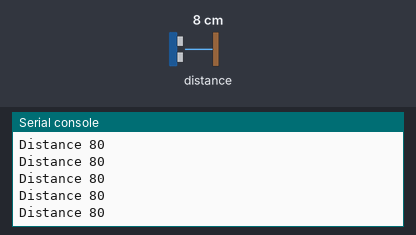
This program was run on a simulated ESP32 board running MicroPython. On the bench: the last lines printed to the serial console. The test bench sets the inputs (shaded band); at power-on: distance to the obstacle 8 cm.

Above: at 1.2 s.
1.3 s: distance to the obstacle set to 2 cm
At 2.0 s:
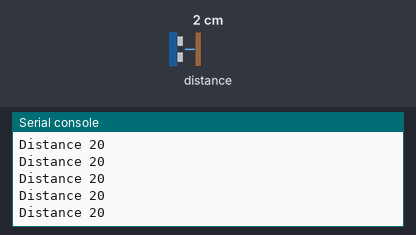
2.8 s: distance to the obstacle set to 4 cm
At 3.8 s:
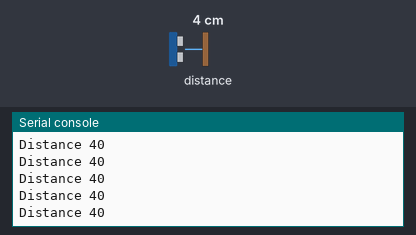
Timing chart, 0 to 5.8 s (numbered marks = the images above; inputs shaded):
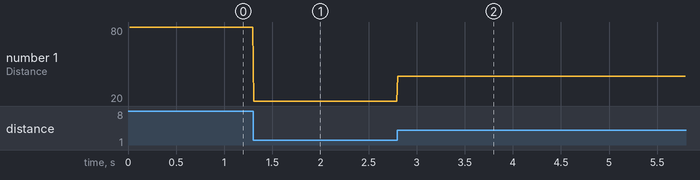

The program:

6180-test-1.py
```python
'''
entfernungssensor vl6180x an eps32c3 in python mit library
by de-coder@mail.de

pins
vin - 3v
grd - ground
sda - gpio 6
sdl - gpio 7

'''

import machine
from machine import I2C
from vl6180x import Sensor
from machine import Pin

i2c = machine.I2C(scl=machine.Pin(7), sda=machine.Pin(6))
sensor=Sensor(i2c)

while 1:
    x=sensor.range()
    print ('Distance', str(x)) #0-255
```

vl6180x.py
```python
import ustruct
import struct
import time
from machine import I2C

# i2c = I2C(0, I2C.MASTER, baudrate=100000, pins=('P8', 'P9'))

class Sensor:
    def __init__(self, i2c, address=0x29):
        self.i2c = i2c
        self._address = address
        self.default_settings()
        self.init()

    def myWrite16(self, register, regValue):
        """ write a byte to specified 16 bit register """
        return self.i2c.writeto_mem(self._address, register, bytearray([regValue]), addrsize=16), 'big'

    def myRead16(self, register):
        """read 1 bit from 16 byte register"""
        # i2c.readfrom_mem(0x29, 0x0016, 1, addrsize=16)
        value = int.from_bytes(
            self.i2c.readfrom_mem(self._address, register, 1, addrsize=16),
            'big'
        )
        return value & 0xFFFF

    def init(self):
        if self.myRead16(0x0016) != 1:
            raise RuntimeError("Failure reset")

        # Recommended setup from the datasheet

        self.myWrite16(0x0207, 0x01)
        self.myWrite16(0x0208, 0x01)
        self.myWrite16(0x0096, 0x00)
        self.myWrite16(0x0097, 0xfd)
        self.myWrite16(0x00e3, 0x00)
        self.myWrite16(0x00e4, 0x04)
        self.myWrite16(0x00e5, 0x02)
        self.myWrite16(0x00e6, 0x01)
        self.myWrite16(0x00e7, 0x03)
        self.myWrite16(0x00f5, 0x02)
        self.myWrite16(0x00d9, 0x05)
        self.myWrite16(0x00db, 0xce)
        self.myWrite16(0x00dc, 0x03)
        self.myWrite16(0x00dd, 0xf8)
        self.myWrite16(0x009f, 0x00)
        self.myWrite16(0x00a3, 0x3c)
        self.myWrite16(0x00b7, 0x00)
        self.myWrite16(0x00bb, 0x3c)
        self.myWrite16(0x00b2, 0x09)
        self.myWrite16(0x00ca, 0x09)
        self.myWrite16(0x0198, 0x01)
        self.myWrite16(0x01b0, 0x17)
        self.myWrite16(0x01ad, 0x00)
        self.myWrite16(0x00ff, 0x05)
        self.myWrite16(0x0100, 0x05)
        self.myWrite16(0x0199, 0x05)
        self.myWrite16(0x01a6, 0x1b)
        self.myWrite16(0x01ac, 0x3e)
        self.myWrite16(0x01a7, 0x1f)
        self.myWrite16(0x0030, 0x00)

#  writeReg System__Fresh_OUT_OF_Reset
        # self.myWrite16(0x0016, 0x00),

    def default_settings(self):
        # Enables polling for ‘New Sample ready’ when measurement completes
        self.myWrite16(0x0011, 0x10)
        self.myWrite16(0x010A, 0x30)  # Set Avg sample period
        self.myWrite16(0x003f, 0x46)  # Set the ALS gain
        self.myWrite16(0x0031, 0xFF)  # Set auto calibration period
        # (Max = 255)/(OFF = 0)
        self.myWrite16(0x0040, 0x63)  # Set ALS integration time to 100ms
        # perform a single temperature calibration
        self.myWrite16(0x002E, 0x01)

        # Optional settings from datasheet
        self.myWrite16(0x001B, 0x09)  # Set default ranging inter-measurement
        # period to 100ms
        self.myWrite16(0x003E, 0x0A)  # Set default ALS inter-measurement
        # period to 100ms
        self.myWrite16(0x0014, 0x24)  # Configures interrupt on ‘New Sample
        # Ready threshold event’

        # Additional settings defaults from community
        self.myWrite16(0x001C, 0x32)  # Max convergence time
        self.myWrite16(0x002D, 0x10 | 0x01)  # Range check enables
        self.myWrite16(0x0022, 0x7B)  # Eraly coinvergence estimate
        self.myWrite16(0x0120, 0x01)  # Firmware result scaler

    def identify(self):
        """Retrieve identification information of the sensor."""
        return {
            'model': self.myRead16(0x0000),
            'revision': (self.myRead16(0x0001), self.myRead16(0x0002)),
            'module_revision': (self.myRead16(0x0003),
                                self.myRead16(0x0004)),
            'date': self.myRead16(0x006),
            'time': self.myRead16(0x008),
        }

    def address(self, address=None):
        """Change the I2C address of the sensor."""
        if address is None:
            return self._address
        if not 8 <= address <= 127:
            raise ValueError("Wrong address")
        self._set_reg8(0x0212, address)
        self._address = address

    def range(self):
        """Measure the distance in millimeters. Takes 0.01s."""
        self.myWrite16(0x0018, 0x01)  # Sysrange start
        time.sleep(0.01)
        return self.myRead16(0x0062)  # Result range valueimport ustruct
```

Measured:
- after the input at 1.3 s, the serial console: prints a new line at once (image 1)
- after the input at 2.8 s, the serial console: prints a new line at once (image 2)
- plotted number 1: 80 → 20 after the input at 1.3 s, 20 → 40 after the input at 2.8 s
